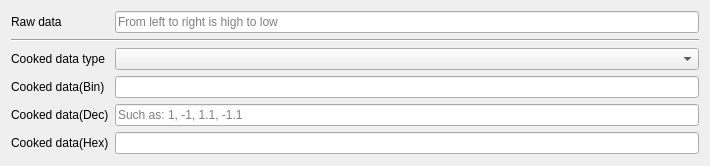
<?xml version="1.0" encoding="UTF-8"?>
<ui version="4.0">
 <class>NumberAssistant</class>
 <widget class="QWidget" name="NumberAssistant">
  <property name="geometry">
   <rect>
    <x>0</x>
    <y>0</y>
    <width>710</width>
    <height>166</height>
   </rect>
  </property>
  <property name="minimumSize">
   <size>
    <width>680</width>
    <height>0</height>
   </size>
  </property>
  <property name="windowTitle">
   <string notr="true">Form</string>
  </property>
  <layout class="QGridLayout" name="gridLayout">
   <item row="0" column="0">
    <widget class="QLabel" name="label">
     <property name="sizePolicy">
      <sizepolicy hsizetype="Fixed" vsizetype="Preferred">
       <horstretch>0</horstretch>
       <verstretch>0</verstretch>
      </sizepolicy>
     </property>
     <property name="text">
      <string>Raw data</string>
     </property>
    </widget>
   </item>
   <item row="5" column="0">
    <widget class="QLabel" name="label_3">
     <property name="text">
      <string>Cooked data(Hex)</string>
     </property>
    </widget>
   </item>
   <item row="1" column="0" colspan="2">
    <widget class="Line" name="line">
     <property name="orientation">
      <enum>Qt::Orientation::Horizontal</enum>
     </property>
    </widget>
   </item>
   <item row="2" column="0">
    <widget class="QLabel" name="label_5">
     <property name="text">
      <string>Cooked data type</string>
     </property>
    </widget>
   </item>
   <item row="2" column="1">
    <widget class="QComboBox" name="comboBoxCookedDataType"/>
   </item>
   <item row="5" column="1">
    <widget class="QLineEdit" name="lineEditCookedHex">
     <property name="text">
      <string notr="true"/>
     </property>
     <property name="readOnly">
      <bool>true</bool>
     </property>
    </widget>
   </item>
   <item row="3" column="1">
    <widget class="QLineEdit" name="lineEditCookedBin">
     <property name="text">
      <string notr="true"/>
     </property>
     <property name="readOnly">
      <bool>true</bool>
     </property>
    </widget>
   </item>
   <item row="4" column="0">
    <widget class="QLabel" name="label_2">
     <property name="sizePolicy">
      <sizepolicy hsizetype="Fixed" vsizetype="Preferred">
       <horstretch>0</horstretch>
       <verstretch>0</verstretch>
      </sizepolicy>
     </property>
     <property name="text">
      <string>Cooked data(Dec)</string>
     </property>
    </widget>
   </item>
   <item row="4" column="1">
    <widget class="QLineEdit" name="lineEditCookedDec">
     <property name="text">
      <string notr="true"/>
     </property>
     <property name="readOnly">
      <bool>false</bool>
     </property>
     <property name="placeholderText">
      <string>Such as: 1, -1, 1.1, -1.1</string>
     </property>
    </widget>
   </item>
   <item row="3" column="0">
    <widget class="QLabel" name="label_6">
     <property name="text">
      <string>Cooked data(Bin)</string>
     </property>
    </widget>
   </item>
   <item row="0" column="1">
    <widget class="QLineEdit" name="lineEditRawData">
     <property name="text">
      <string notr="true"/>
     </property>
     <property name="placeholderText">
      <string>From left to right is high to low</string>
     </property>
    </widget>
   </item>
  </layout>
 </widget>
 <resources/>
 <connections/>
</ui>
